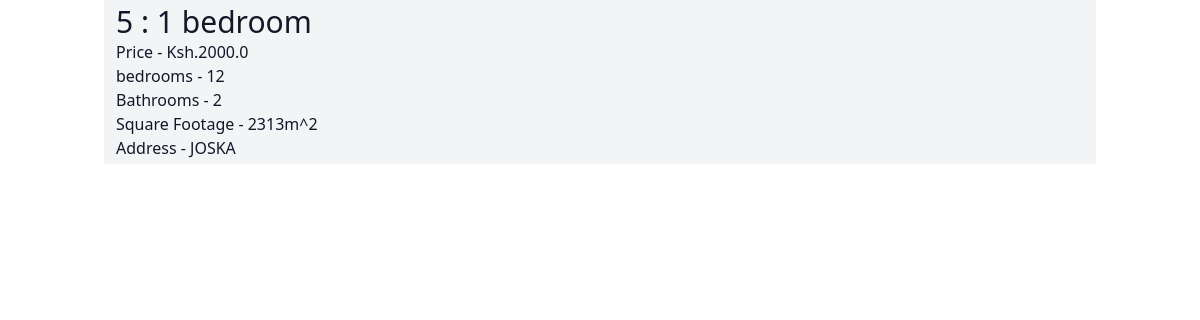
The app's page /all_listings/single_listing/5 with its own data.
### elevate/models.py (models this page shows, shortened)
class Listing(models.Model):
    title = models.CharField(max_length=200)
    price = models.FloatField()
    number_of_bedrooms = models.IntegerField()
    number_of_bathrooms = models.IntegerField()
    square_footage = models.IntegerField()
    address = models.CharField(max_length=100)
    image = models.ImageField()

### elevate/views.py (the view)
# urls.py: path('all_listings/single_listing/<pk>', views.single_listing, name='single_listing'),
def single_listing(request, pk):
    single_listing = Listing.objects.get(id=pk)
    context = {
        'listing':single_listing
    }
    return render(request, 'listing.html', context)

### elevate/templates/listing.html (shortened to what this page needs)
{% extends 'base.html' %}
    {% block content %}
    <div class="px-3 py-1 bg-gray-100 rounded-sm">
      <h3 class="text-3xl text-gray-900">
        {{ listing.id }} : {{ listing.title }}
      </h3>
      <p class="text-gray-900">Price - Ksh.{{ listing.price }}</p>
      <p class="text-gray-900">bedrooms - {{ listing.number_of_bedrooms }}</p>
      <p class="text-gray-900">Bathrooms - {{ listing.number_of_bathrooms }}</p>
      <p class="text-gray-900">
        Square Footage - {{ listing.square_footage }}m^2
      </p>
      <p class="text-gray-900">Address - {{ listing.address }}</p>
    </div>
    {% endblock content %}

### records on screen
Listing: id "5", title "1 bedroom", price "2000.0", number_of_bedrooms "12", number_of_bathrooms "2", square_footage "2313", address "JOSKA"
